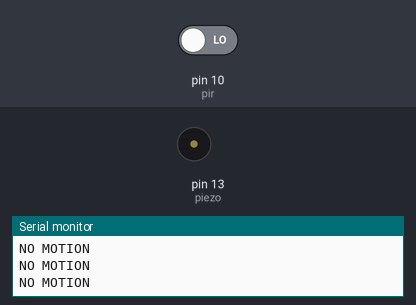
A sketch run on a simulated Arduino Uno, built with avr-gcc and run on an emulated ATmega328P. On the bench: buzzer (waves = sounding, pin HIGH), the last lines printed to the serial monitor. The test bench sets the inputs (shaded band); at power-on: pin 10 (pir) LOW.

Above: at 2.8 s.
2.9 s: pin 10 (pir) driven HIGH
At 4.0 s:
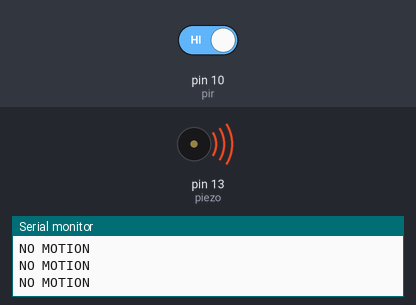
4.5 s: pin 10 (pir) driven LOW
At 5.5 s:
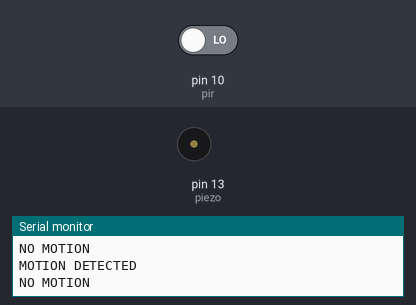
Timing chart, 0 to 7.5 s (numbered marks = the images above; inputs shaded):
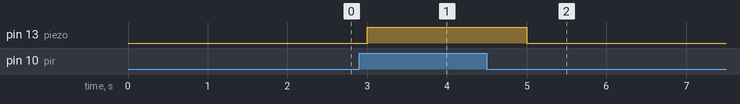

Measured:
- after the input at 2.9 s, pin 13 (piezo): LOW → HIGH after 0.10 s
- after the input at 4.5 s, pin 13 (piezo): HIGH → LOW after 0.50 s

The sketch:

pir_sensor.ino
```cpp
int motion;
int pir = 10;
int piezo = 13;


void setup(){
  pinMode(pir,INPUT);
  pinMode(piezo,OUTPUT);

  Serial.begin(9600);
 }
void loop(){
  motion=digitalRead(pir);
  if (motion==1){
   digitalWrite(piezo,HIGH);
   delay(1000);
   Serial.println("MOTION DETECTED");
   delay(1000);
  }
  else{

   digitalWrite(piezo,LOW);
   Serial.println("NO MOTION ");
   delay(1000);
  }
}
```
